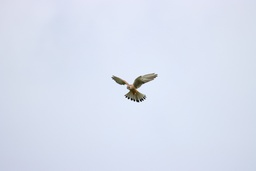
#> input picture exercise-02_Seam Carving/seam_carving/additional-data/common-kestrel.jpg, 256 x 171 px, shrunk from 2000 x 1333 before the run
$ python -i student.py   (imports and definitions only)
#> lines starting #> are read from the running program, lines starting #| are printed output that depends on the picture; after the words box and inside, x2 and y2 are one past the last pixel; in counts of white or black regions, pixels touching at a corner belong together
'''
@author: Prathmesh R Madhu.
For educational purposes only
'''
# -*- coding: utf-8 -*-
from __future__ import division

import skimage.io
import skimage.feature
from skimage.color import rgb2hsv
import skimage.transform
import skimage.util
import skimage.segmentation as segmentation
import numpy as np


def generate_segments(im_orig, scale, sigma, min_size):
    """
    Task 1: Segment smallest regions by the algorithm of Felzenswalb.
    1.1. Generate the initial image mask using felzenszwalb algorithm
    1.2. Merge the image mask to the image as a 4th channel
    """
    # mask对每一个像素都进行编号
    mask = segmentation.felzenszwalb(im_orig, scale, sigma, min_size)
    seg_img = np.zeros((im_orig.shape[0], im_orig.shape[1], 4))
    seg_img[:, :, :3] = im_orig
    seg_img[:, :, 3] = mask

    return seg_img


def sim_colour(r1, r2):
    """
    2.1. calculate the sum of histogram intersection of colour
    """
    sum = 0
    for a, b in zip(r1["hist_color"], r2["hist_color"]):
        con = np.concatenate(([a], [b]), axis=0)
        sum += np.sum(np.min(con, axis=0))
    return sum

def sim_texture(r1, r2):
    """
    2.2. calculate the sum of histogram intersection of texture
    """
    sum = 0
    for a, b in zip(r1["hist_text"], r2["hist_text"]):
        con = np.concatenate(([a], [b]), axis=0)
        sum += np.sum(np.min(con, axis=0))
    return sum


def sim_size(r1, r2, imsize):
    """
    2.3. calculate the size similarity over the image
    """
    return 1 - (r1["size"] + r2["size"]) / imsize


def sim_fill(r1, r2, imsize):
    """
    2.4. calculate the fill similarity over the image
    """
    # bb is Bounding Box
    bbsize = (
            (max(r1["max_x"], r2["max_x"]) - min(r1["min_x"], r2["min_x"]))
            * (max(r1["max_y"], r2["max_y"]) - min(r1["min_y"], r2["min_y"]))
    )
    return 1.0 - (bbsize - r1["size"] - r2["size"]) / imsize


def calc_sim(r1, r2, imsize):
    return (sim_colour(r1, r2) + sim_texture(r1, r2)
            + sim_size(r1, r2, imsize) + sim_fill(r1, r2, imsize))


def calc_colour_hist(img):
    """
    Task 2.5.1
    calculate colour histogram for each region
    the size of output histogram will be BINS * COLOUR_CHANNELS(3)
    number of bins is 25 as same as [uijlings_ijcv2013_draft.pdf]
    extract HSV
    """
    # input的img已flatten,输入的img参数是每一类别的所有像素点的hsv值

    BINS = 25
    hist = np.zeros((BINS, 3))
    for i in range(3):
        # hist[:, i], _ = np.histogram(img[:, i], bins=BINS, range=(0, 255))
        hist[:, i], _ = np.histogram(img[:, i], bins=BINS, range=(0, 255))
    # L1 normalize
    hist = hist / len(img)
    return hist


def calc_texture_gradient(img):
    """
    Task 2.5.2
    calculate texture gradient for entire image
    The original SelectiveSearch algorithm proposed Gaussian derivative
    for 8 orientations, but we will use LBP instead.
    output will be [height(*)][width(*)]
    Useful function: Refer to skimage.feature.local_binary_pattern documentation
    """
    # LBP是一种可用于纹理分类的不变描述符
    ret = np.zeros_like(img)
    for i in range(3):
        ret[:, :, i] = skimage.feature.local_binary_pattern(img[:, :, i], P=8, R=1)

    return ret


def calc_texture_hist(img):
    """
    Task 2.5.3
    calculate texture histogram for each region
    calculate the histogram of gradient for each colours
    the size of output histogram will be
        BINS * ORIENTATIONS * COLOUR_CHANNELS(3)
    Do not forget to L1 Normalize the histogram
    """
    BINS = 10
    hist = np.zeros((BINS, 3))
    for i in range(3):
        hist[:, i], _ = np.histogram(img[:, i], bins=BINS, range=(0, 1))

    # L1 normalize
    hist = hist / len(img)
    return hist


# 提取区域的尺寸，颜色和纹理特征
def extract_regions(img):
    """
    Task 2.5: Generate regions denoted as datastructure R
    - Convert image to hsv color map
    - Count pixel positions
    - Calculate the texture gradient
    - calculate color and texture histograms
    - Store all the necessary values in R.
    """
    # R记录了该图像每个region的信息：mix_x,min_y,max_x,max_y,size,hist_c,hist_t
    R = {}

    hsv_img = rgb2hsv(img[:, :, :3])

    # Count pixel positions
    # 遍历图片像素点,将每个region最大以及最小的x、y坐标记录在字典R中
    for y in range(img.shape[0]):
        for x in range(img.shape[1]):
            label = img[y, x, 3]

            # initialize a new region
            if label not in R:
                R[label] = {"labels": label, "min_x": x, "max_x": x, "min_y": y, "max_y": y}
            # 改写R字典里的value
            if x > R[label]["max_x"]: R[label]["max_x"] = x
            if y > R[label]["max_y"]: R[label]["max_y"] = y
            if x < R[label]["min_x"]: R[label]["min_x"] = x
            if y < R[label]["min_y"]: R[label]["min_y"] = y

    texture_grad = calc_texture_gradient(img)
    for label in R.keys():
        mask = (img[:, :, 3] == label)
        R[label]["size"] = hsv_img[mask].shape[0]  # hsv_img[mask].shape=(51,3)
        # calculate color and texture histograms
        R[label]["hist_color"] = calc_colour_hist(hsv_img[mask])
        R[label]["hist_text"] = calc_texture_hist(texture_grad[mask])

    return R


# 找邻居 -- 通过计算每个区域与其余的所有区域是否有相交，来判断是不是邻居
def extract_neighbours(regions):
    def intersect(a, b):
        if (a["min_x"] < b["min_x"] < a["max_x"]
            and a["min_y"] < b["min_y"] < a["max_y"]) or (
                a["min_x"] < b["max_x"] < a["max_x"]
                and a["min_y"] < b["max_y"] < a["max_y"]) or (
                a["min_x"] < b["min_x"] < a["max_x"]
                and a["min_y"] < b["max_y"] < a["max_y"]) or (
                a["min_x"] < b["max_x"] < a["max_x"]
                and a["min_y"] < b["min_y"] < a["max_y"]):
            return True
        return False

    # Hint 1: List of neighbouring regions
    # Hint 2: The function intersect has been written for you and is required to check neighbours
    neighbours = []
    ### YOUR CODE HERE ###
    R = list(regions.items()) # [("key", value)]
    for cur, a in enumerate(R[:-1]):  # enumerate()用于迭代，可返回下标和值，即cur是下标，从0开始,遍历R所有region(除最后一个)
        for b in R[cur + 1:]:
            if intersect(a[1], b[1]):  # 拿当前region-a与a之后的所有类别进行比较 # a[0]是key；a[1]是value (因为R转为list)
                neighbours.append((a, b))  # 将是邻居的两个region装进数组中
    return neighbours


def merge_regions(r1, r2):
    new_size = r1["size"] + r2["size"]
    ### YOUR CODE HERE
    rt = {
        "min_x": min(r1["min_x"], r2["min_x"]),
        "min_y": min(r1["min_y"], r2["min_y"]),
        "max_x": max(r1["max_x"], r2["max_x"]),
        "max_y": max(r1["max_y"], r2["max_y"]),
        "size": new_size,
        "hist_color": (r1["hist_color"] * r1["size"] + r2["hist_color"] * r2["size"]) / new_size,
        "hist_text": ( r1["hist_text"] * r1["size"] + r2["hist_text"] * r2["size"]) / new_size,
        "labels": r1["labels"] + r2["labels"]
    }

    return rt


def selective_search(image_orig, scale=1.0, sigma=0.8, min_size=50):
    '''
    Selective Search for Object Recognition" by J.R.R. Uijlings et al.
    :arg:
        image_orig: np.ndarray, Input image
        scale: int, determines the cluster size in felzenszwalb segmentation
        sigma: float, width of Gaussian kernel for felzenszwalb segmentation
        min_size: int, minimum component size for felzenszwalb segmentation

    :return:
        image: np.ndarray,
            image with region label
            region label is stored in the 4th value of each pixel [r,g,b,(region)]
        regions: array of dict
            [
                {
                    'rect': (left, top, width, height),
                    'labels': [...],
                    'size': component_size
                },
                ...
            ]
    '''

    # Checking the 3 channel of input image
    assert image_orig.shape[2] == 3, "Please use image with three channels."
    imsize = image_orig.shape[0] * image_orig.shape[1]

    # Task 1: Load image and get smallest regions. Refer to `generate_segments` function.
    image = generate_segments(image_orig, scale, sigma, min_size)

    if image is None:
        return None, {}

    # Task 2: Extracting regions from image
    # Task 2.1-2.4: Refer to functions "sim_colour", "sim_texture", "sim_size", "sim_fill"
    # Task 2.5: Refer to function "extract_regions". You would also need to fill "calc_colour_hist",
    # "calc_texture_hist" and "calc_texture_gradient" in order to finish task 2.5.
    R = extract_regions(image)  # R有每个region的信息

    # Task 3: Extracting neighbouring information
    # Refer to function "extract_neighbours"
    neighbours = extract_neighbours(R)  # neighbours为所有是邻居的region的集合

    # Calculating initial similarities
    S = {}
    for (ai, ar), (bi, br) in neighbours:
        # ai，bi指的是两个region的key(即label)，ar，br指的是两个region的value(即region信息)
        # S是一个字典，key是两个类别的编号，value是这两个类别的相似度
        S[(ai, bi)] = calc_sim(ar, br, imsize)

    # Hierarchical search for merging similar regions
    while S != {}:
        # Get highest similarity
        # 找到S中相似度最高的两个region的label--i,j
        # sorted函数对S进行排序，[-1][0]指的是取出排序后最后一项（value即相似度最大）的第一个元素（即两个region的label）
        i, j = sorted(S.items(), key=lambda i: i[1])[-1][0]

        # Task 4: Merge corresponding regions. Refer to function "merge_regions"
        t = max(R.keys()) + 1.0  # 新建一个新的区域编号
        R[t] = merge_regions(R[i], R[j])
        # 为什么不删除旧的region????, 后面cnn处理?


        # Task 5: Mark similarities for regions to be removed
        ### YOUR CODE HERE ###
        key_to_delete = []
        for k, v in list(S.items()):
            if (i in k) or (j in k):
                #将S中有类别i和类别j的项目找出来放入key_to_delete数组中
                key_to_delete.append(k)

        # Task 6: Remove old similarities of related regions
        ### YOUR CODE HERE ###
        for k in key_to_delete:
            del S[k]

        # task 5、6的例子: S的key里(1,3)最像，新区域为的label为5. key_to_delete包含(1,2)(1,3)(1,4)(2,3)(2,4)
        # task7要重算(2,5)(4,5)的相似度并放入S

        # Task 7: Calculate similarities with the new region
        ### YOUR CODE HERE ###
        for k in key_to_delete:
            if k != (i, j):
                x = k[0]
                if k[0] is i or k[0] is j:
                    x = k[1]
                S[(t, x)] = calc_sim(R[t], R[x], imsize)
   # while循环结束，已经合并结束，R更新完成

    # Task 8: Generating the final regions from R
    regions = []
    ### YOUR CODE HERE ###
    for k, r in list(R.items()):
        # print("r=",r)
        regions.append({
            'rect': (
                r['min_x'], r['min_y'],
                r['max_x'] - r['min_x'], r['max_y'] - r['min_y']),
            'size': r['size'],
            'labels': r['labels']
        })
    return image, regions

>>> import cv2
>>> picture = cv2.cvtColor(cv2.imread('../../../exercise-02_Seam Carving/seam_carving/additional-data/common-kestrel.jpg'), cv2.COLOR_BGR2RGB)
>>> result = selective_search(picture)
#> in generate_segments, `mask = segmentation.felzenszwalb(im_orig, scale, sigma, min_size)`:
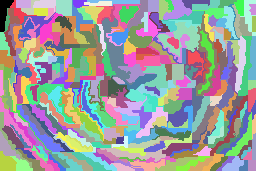
#> mask: shape (171, 256) int64; 293 distinct labels, from 0 to 292; one colour per label, 0 black
#> in generate_segments, `seg_img[:, :, 3] = mask`:
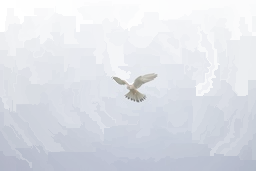
#> seg_img: shape (171, 256, 4) float64; mean R, G, B, A 216.9, 223.9, 239.5, 141.3; transparent parts drawn white
#> in extract_regions, `hsv_img = rgb2hsv(img[:, :, :3])`: hsv_img: shape (171, 256, 3) float64; mean of channels 0, 1, 2 0.6, 0.1, 239.7
#> after the loop in extract_regions, `for y in range(img.shape[0]):`: R = 293 items
#> the loop in extract_regions, `for label in R.keys():` made 293 passes
#> pass 1, in extract_regions, `mask = (img[:, :, 3] == label)`:
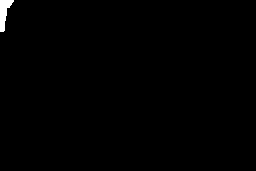
#> mask: shape (171, 256) bool; 0.54% white; 1 white region, box (x1, y1, x2, y2) and area: (0, 0, 14, 32) 236
#> pass 2, in extract_regions, `mask = (img[:, :, 3] == label)`:
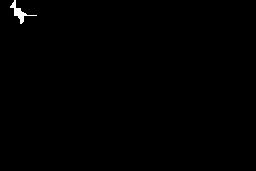
#> mask: shape (171, 256) bool; 0.35% white; 1 white region, box (x1, y1, x2, y2) and area: (10, 0, 37, 24) 153
#> pass 3, in extract_regions, `mask = (img[:, :, 3] == label)`:
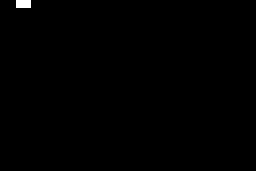
#> mask: shape (171, 256) bool; 0.27% white; 1 white region, box (x1, y1, x2, y2) and area: (16, 0, 31, 8) 120
#> after the loop in extract_neighbours, `for cur, a in enumerate(R[:-1]):`: neighbours = 1007 items
#> the loop in selective_search, `for (ai, ar), (bi, br) in neighbours:` made 1007 passes
#> (ai, bi) on passes 1 to 3: (0, 1), (0, 31), (0, 32)
#> the loop in selective_search, `while S != {}:` made 289 passes
#> (i, j, new_size in merge_regions) on passes 1 to 3: (148, 170, 380), (150, 180, 345), (293, 129, 626)
